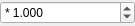
<?xml version="1.0" encoding="UTF-8"?>
<ui version="4.0">
 <class>NodeMultiply</class>
 <widget class="QWidget" name="NodeMultiply">
  <property name="geometry">
   <rect>
    <x>0</x>
    <y>0</y>
    <width>135</width>
    <height>26</height>
   </rect>
  </property>
  <layout class="QVBoxLayout" name="verticalLayout">
   <property name="spacing">
    <number>2</number>
   </property>
   <property name="leftMargin">
    <number>0</number>
   </property>
   <property name="topMargin">
    <number>0</number>
   </property>
   <property name="rightMargin">
    <number>0</number>
   </property>
   <property name="bottomMargin">
    <number>0</number>
   </property>
   <item>
    <widget class="QDoubleSpinBox" name="_value">
     <property name="prefix">
      <string>* </string>
     </property>
     <property name="decimals">
      <number>3</number>
     </property>
     <property name="minimum">
      <double>-9999999.000000000000000</double>
     </property>
     <property name="maximum">
      <double>9999999.000000000000000</double>
     </property>
     <property name="singleStep">
      <double>0.100000000000000</double>
     </property>
     <property name="value">
      <double>1.000000000000000</double>
     </property>
    </widget>
   </item>
  </layout>
 </widget>
 <resources/>
 <connections/>
</ui>
